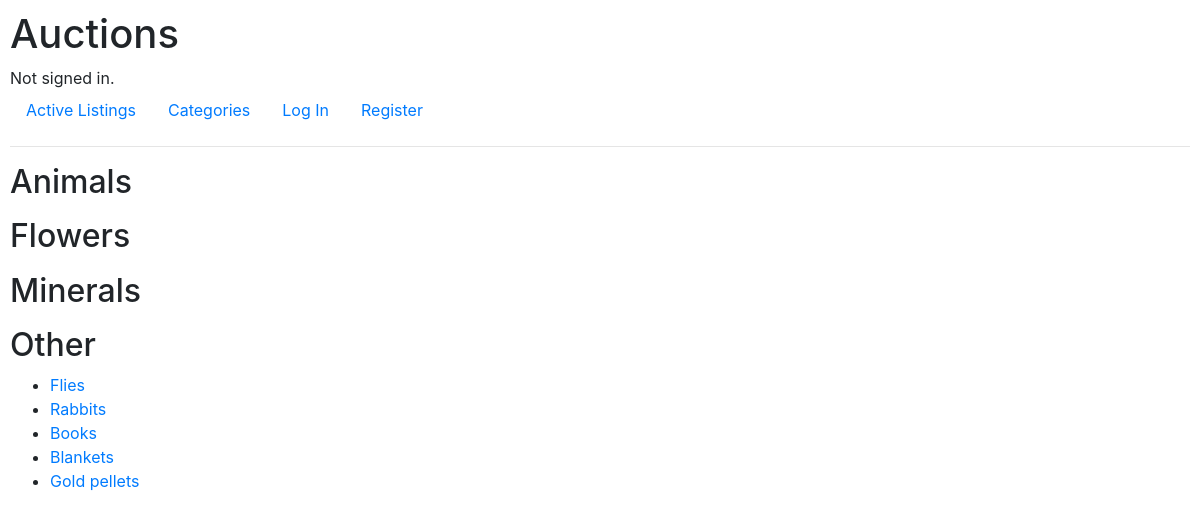
The page /categories on the database its author committed.
### auctions/models.py (models this page shows, shortened)
class Category(models.Model):
    category = models.CharField(max_length=32)
    def __str__(self):
        return self.category

class Listing(models.Model):
    user = models.ForeignKey(User, on_delete=models.CASCADE, related_name='listings')
    category = models.ForeignKey(Category, on_delete=models.CASCADE, related_name='listings', default=1)
    title = models.CharField(max_length=32)
    description = models.CharField(max_length=640, blank=True)
    image_url = models.URLField(max_length=200, blank=True)
    start_bid = models.DecimalField(max_digits=7, decimal_places=2)
    current_price = models.DecimalField(max_digits=7, decimal_places=2)
    closed = models.BooleanField(default=False)

### auctions/views.py (the view)
# urls.py: path('categories', views.categories, name='categories')
def categories(request):
    return render(request, 'auctions/categories.html', {
        'categories': Category.objects.all().order_by('category'),
    })

### auctions/templates/auctions/categories.html
{% extends "auctions/layout.html" %}
{% block body %}
{% for category in categories %}
<h2>{{ category }}</h2>
<ul>
  {% for listing in category.listings.all %}
  {% if not listing.closed %}
  <li><a href="{% url 'item' listing.id %}">{{ listing.title }}</a></li>
  {% endif %}
  {% endfor %}
</ul>
{% endfor %}
{% endblock %}

### auctions/static/auctions/styles.css (style rules this page uses)
body { padding: 10px; }

### rows shown on the page
Category: category "Animals"
Category: category "Flowers"
Category: category "Minerals"
Category: category "Other"
Listing: title "Flies"
Listing: title "Rabbits"
Listing: title "Books"
Listing: title "Blankets"
Listing: title "Gold pellets"
